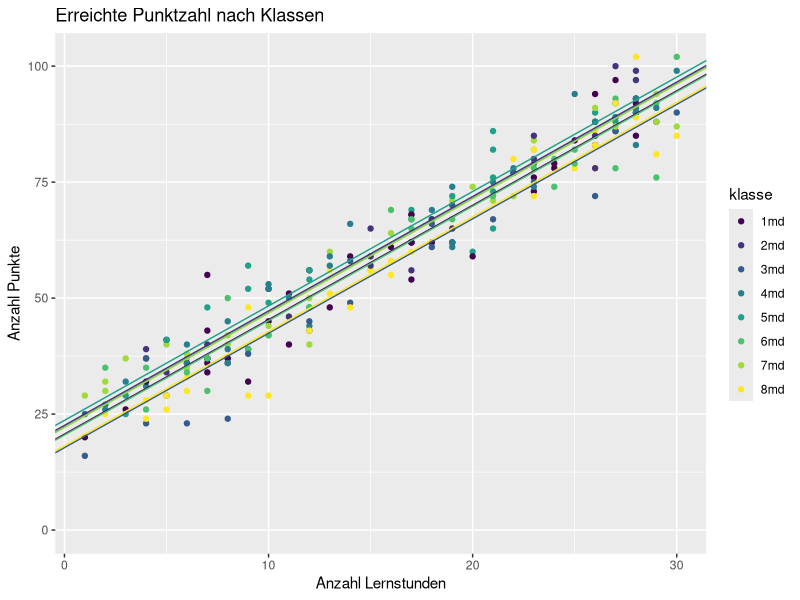

The R source for this figure:
library(lme4)
library(ggplot2)
library(dplyr)
library(tidyr)
library(viridis)


# generating one random intercept model -----------------------------------

ran_inter <- function(n = 240, nklassen = 8, sd_intercept = 10){
  stunden <- round(runif(n, 1, 30), digits = 0)
  klasse <- sample(1:nklassen, n, replace = TRUE)
  effekt <- round(rnorm(nklassen, 0, sd_intercept), digits = 1)
  
  random_intercept <- numeric(n)
  for (i in 1:n){
    random_intercept[i] <- effekt[klasse[i]]
  }
  
  error <- round(rnorm(n, 0, 5), digits = 1)
  leistung <- round(20 + 2.5 * stunden + random_intercept + error, digits = 0)
  # leistung <- ifelse(leistung > 100, 100, leistung)
  # leistung <- ifelse(leistung < 0, 0, leistung)
  # Als Fussnote erwähnen im Beispiel
  
  klasse <- as.factor(klasse)
  levels(klasse) <- paste(1:nklassen, "md", sep = "")
  
  ranint_data <- data.frame(stunden, klasse, leistung)
  
  # writing multilevel model
  ri_model <- lmer(leistung ~ stunden + (1|klasse), data = ranint_data)
  
  # saving random variances
  var_residual <- attr(VarCorr(ri_model), "sc")^2
  var_intercept <- as.numeric(VarCorr(ri_model))
  
  # calculating intraclass correlation
  icc <- var_intercept / (var_residual + var_intercept)
  
  # writing lm model
  lm_model <- lm(leistung ~ stunden, data = ranint_data)
  intercept_lm <- coef(lm_model)[1]
  slope_lm <- coef(lm_model)[2]
  
  # plotting data
  intercept = coef(ri_model)$klasse[,1]
  slope = coef(ri_model)$klasse[,2]
  
  ggplot(data = ranint_data, mapping = aes(x = stunden, y = leistung, color = klasse)) + 
    geom_point() +
    scale_color_viridis_d() +
    geom_abline(slope = slope, intercept = intercept, col = viridis(n = nklassen)) +
    # geom_abline(slope = mean(slope), intercept = mean(intercept), col = "red", size = 1) +
    labs(x = "Anzahl Lernstunden", y = "Anzahl Punkte", title = "Erreichte Punktzahl nach Klassen") +
    ylim(0,NA)
}

ran_inter(n = 240, nklassen = 8, sd_intercept = 3)

